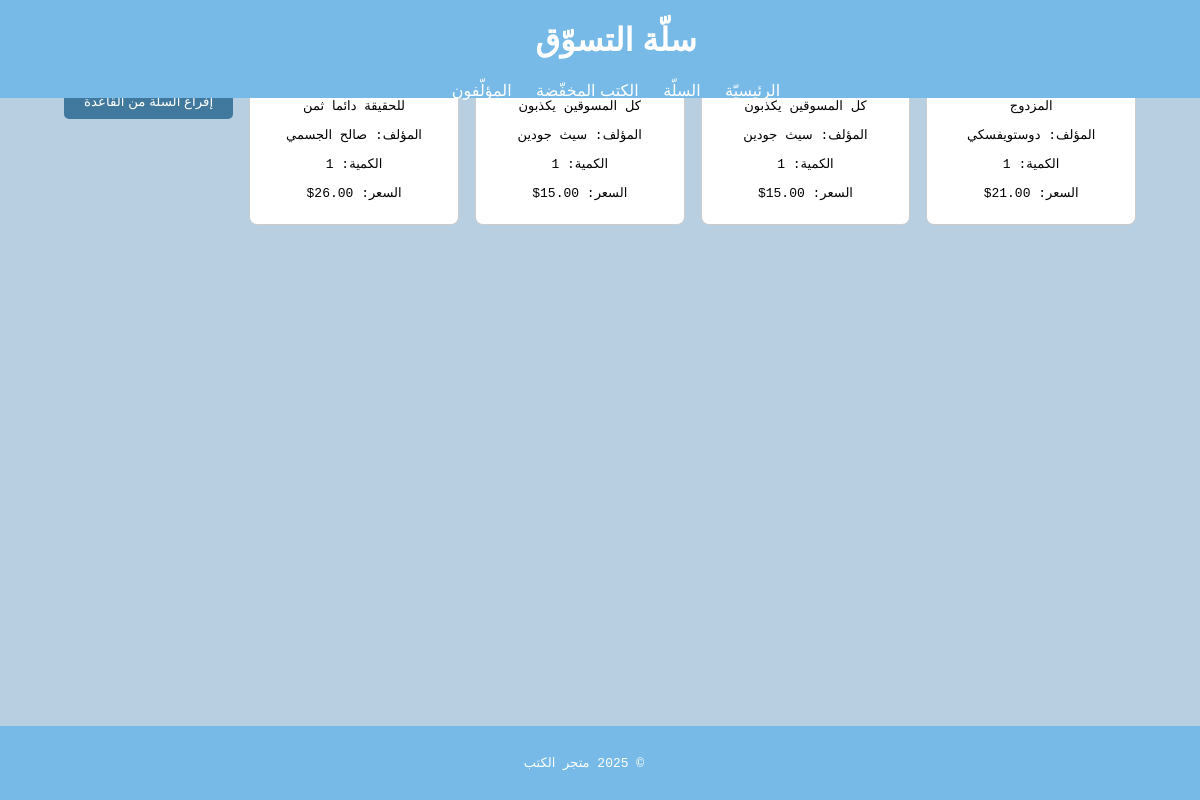
Before: /Project2.html with the older database file.
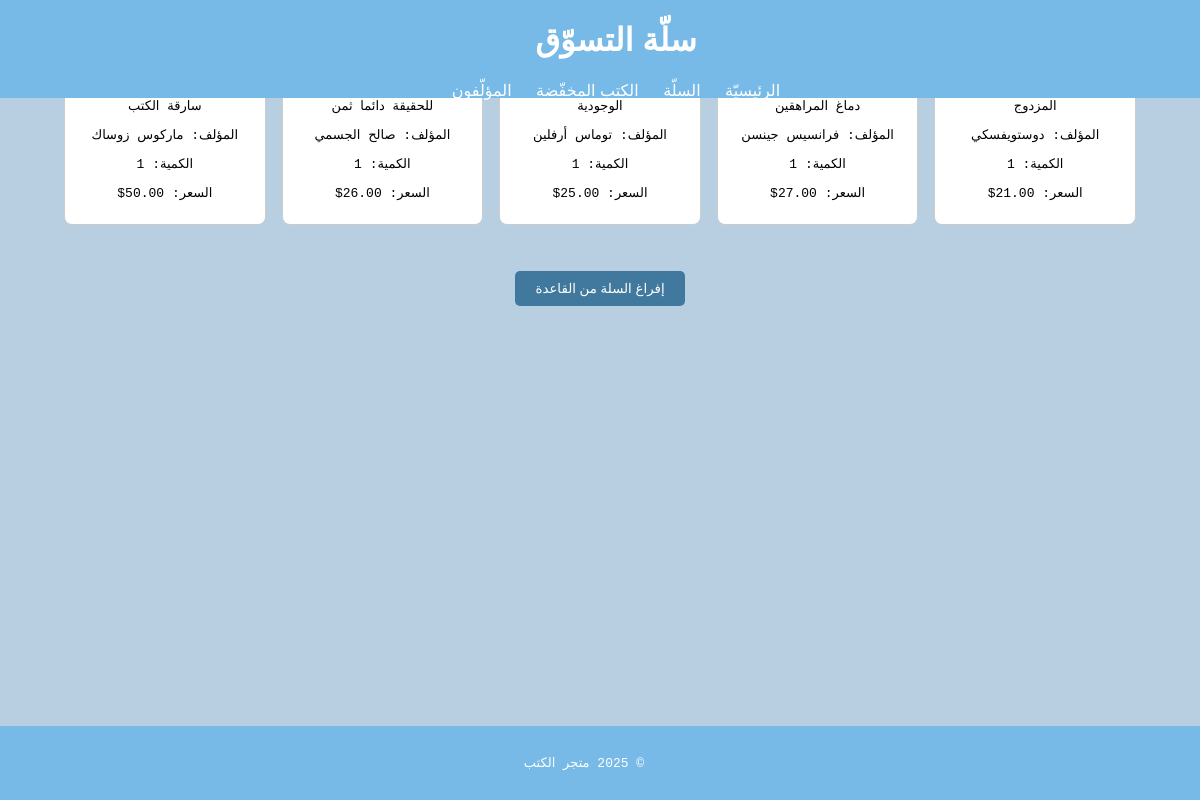
After: the same page with the newer database file.
### store/models.py (models this page shows, shortened)
class CartItem(models.Model):
    book = models.ForeignKey(Book, on_delete=models.CASCADE)
    quantity = models.IntegerField(default=1)
    added_at = models.DateTimeField(auto_now_add=True)

class Book(models.Model):
    title = models.CharField(max_length=200)
    author = models.CharField(max_length=50)
    price = models.DecimalField(max_digits=4, decimal_places=2)
    image = models.ImageField(upload_to='images/', blank=True, null=True)

### store/views.py (the view)
# urls.py: path('Project2.html', views.Project2, name='project2'),
def Project2(request):
    items = CartItem.objects.all()
    return render(request, 'store/Project2.html', {'items': items})

### store/templates/store/Project2.html (shortened to what this page needs)
{% load static %}
<!DOCTYPE html>
<html lang="ar">
<head>
    <link rel="stylesheet" href="{% static 'css/style.css' %}">
</head>
<body>
    <header>
        <h1>سلّة التسوّق</h1>
        <nav>
            <ul>
                <li><a href="{% url 'home' %}">الرئيسيّة</a></li>
                <li><a href="{% url 'project2' %}">السلّة</a></li>
                <li><a href="{% url 'project3' %}">الكتب المخفّضة</a></li>
                <li><a href="{% url 'project4' %}">المؤلّفون</a></li>
            </ul>
        </nav>
    </header>
    <main>
        <section id="cart-items">
            {% if items %}
                {% for item in items %}
                    <div class="cart-item" style="border: 1px solid #ccc; padding: 10px; margin: 10px 0; border-radius: 8px;">
                        <h3>{{ item.book.title }}</h3>
                        <p>المؤلف: {{ item.book.author }}</p>
                        <p>الكمية: {{ item.quantity }}</p>
                        <p>السعر: {{ item.book.price }}$</p>
                    </div>
                {% endfor %}
                <form method="post" action="{% url 'clear_cart' %}">
                    <button class="btn_cl" type="submit" style="margin-top: 20px; background-color: rgb(64, 121, 157); color: white; padding: 10px 20px; border: none; border-radius: 5px;">
                         إفراغ السلة من القاعدة
                    </button>
                </form>
            {% else %}
                <p> لا توجد عناصر في السلة حالياً.</p>
            {% endif %}
        </section>
    </main>
    <footer>
        <p>&copy; 2025 متجر الكتب</p>
    </footer>
</body>
</html>

Changed rows visible on the page:
removed CartItem: book "كل المسوقين يكذبون", book.author "سيث جودين", quantity "1", book.price "15.00"
removed CartItem: book "كل المسوقين يكذبون", book.author "سيث جودين", quantity "1", book.price "15.00"
added CartItem: book "دماغ المراهقين", book.author "فرانسيس جينسن", quantity "1", book.price "27.00"
added CartItem: book "الوجودية", book.author "توماس أرفلين", quantity "1", book.price "25.00"
added CartItem: book "سارقة الكتب", book.author "ماركوس زوساك", quantity "1", book.price "50.00"
